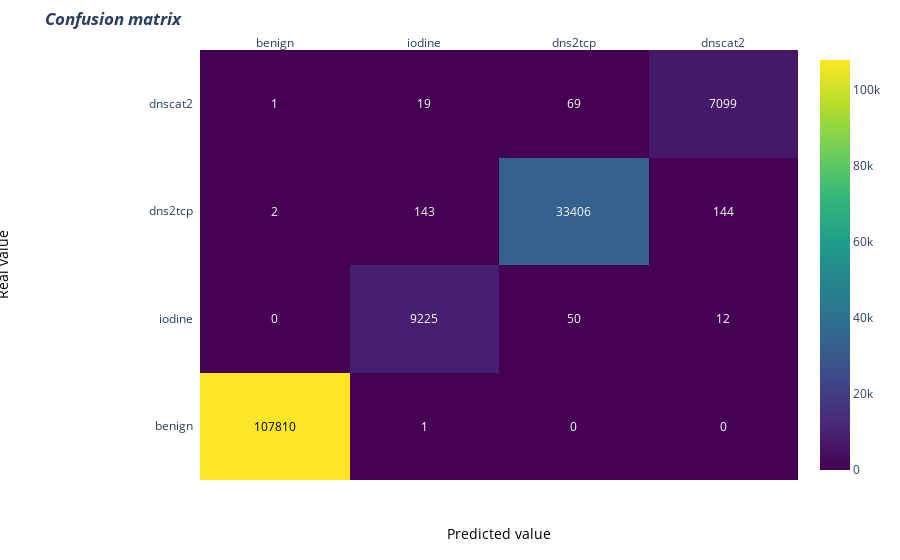

This figure's notebook cell:
### Code cell
y_pred = rfc_4_classification.predict(X_test)
z = confusion_matrix(y_test, y_pred)
displayClasificationResults(z, y_test, y_pred)

### Figure 1 — Plotly figure (JSON) as saved in the notebook; plotly's stock layout.template omitted (floating-point values rounded to 4 significant figures)
{"data": [{"colorscale": [[0, "#440154"], [0.1111, "#482878"], [0.2222, "#3e4989"], [0.3333, "#31688e"], [0.4444, "#26828e"], [0.5556, "#1f9e89"], [0.6667, "#35b779"], [0.7778, "#6ece58"], [0.8889, "#b5de2b"], [1, "#fde725"]], "reversescale": false, "showscale": true, "type": "heatmap", "x": ["benign", "iodine", "dns2tcp", "dnscat2"], "y": ["benign", "iodine", "dns2tcp", "dnscat2"], "z": [[107810, 1, 0, 0], [0, 9225, 50, 12], [2, 143, 33406, 144], [1, 19, 69, 7099]]}], "layout": {"annotations": [{"font": {"color": "#000000"}, "showarrow": false, "text": "107810", "x": "benign", "xref": "x", "y": "benign", "yref": "y"}, {"font": {"color": "#FFFFFF"}, "showarrow": false, "text": "1", "x": "iodine", "xref": "x", "y": "benign", "yref": "y"}, {"font": {"color": "#FFFFFF"}, "showarrow": false, "text": "0", "x": "dns2tcp", "xref": "x", "y": "benign", "yref": "y"}, {"font": {"color": "#FFFFFF"}, "showarrow": false, "text": "0", "x": "dnscat2", "xref": "x", "y": "benign", "yref": "y"}, {"font": {"color": "#FFFFFF"}, "showarrow": false, "text": "0", "x": "benign", "xref": "x", "y": "iodine", "yref": "y"}, {"font": {"color": "#FFFFFF"}, "showarrow": false, "text": "9225", "x": "iodine", "xref": "x", "y": "iodine", "yref": "y"}, {"font": {"color": "#FFFFFF"}, "showarrow": false, "text": "50", "x": "dns2tcp", "xref": "x", "y": "iodine", "yref": "y"}, {"font": {"color": "#FFFFFF"}, "showarrow": false, "text": "12", "x": "dnscat2", "xref": "x", "y": "iodine", "yref": "y"}, {"font": {"color": "#FFFFFF"}, "showarrow": false, "text": "2", "x": "benign", "xref": "x", "y": "dns2tcp", "yref": "y"}, {"font": {"color": "#FFFFFF"}, "showarrow": false, "text": "143", "x": "iodine", "xref": "x", "y": "dns2tcp", "yref": "y"}, {"font": {"color": "#FFFFFF"}, "showarrow": false, "text": "33406", "x": "dns2tcp", "xref": "x", "y": "dns2tcp", "yref": "y"}, {"font": {"color": "#FFFFFF"}, "showarrow": false, "text": "144", "x": "dnscat2", "xref": "x", "y": "dns2tcp", "yref": "y"}, {"font": {"color": "#FFFFFF"}, "showarrow": false, "text": "1", "x": "benign", "xref": "x", "y": "dnscat2", "yref": "y"}, {"font": {"color": "#FFFFFF"}, "showarrow": false, "text": "19", "x": "iodine", "xref": "x", "y": "dnscat2", "yref": "y"}, {"font": {"color": "#FFFFFF"}, "showarrow": false, "text": "69", "x": "dns2tcp", "xref": "x", "y": "dnscat2", "yref": "y"}, {"font": {"color": "#FFFFFF"}, "showarrow": false, "text": "7099", "x": "dnscat2", "xref": "x", "y": "dnscat2", "yref": "y"}, {"font": {"color": "black", "size": 14}, "showarrow": false, "text": "Predicted value", "x": 0.5, "xref": "paper", "y": -0.15, "yref": "paper"}, {"font": {"color": "black", "size": 14}, "showarrow": false, "text": "Real value", "textangle": -90, "x": -0.35, "xref": "paper", "y": 0.5, "yref": "paper"}], "margin": {"l": 200, "t": 50}, "title": {"text": "<i><b>Confusion matrix</b></i>"}, "xaxis": {"dtick": 1, "gridcolor": "rgb(0, 0, 0)", "side": "top", "ticks": ""}, "yaxis": {"dtick": 1, "ticks": "", "ticksuffix": "  "}}}
